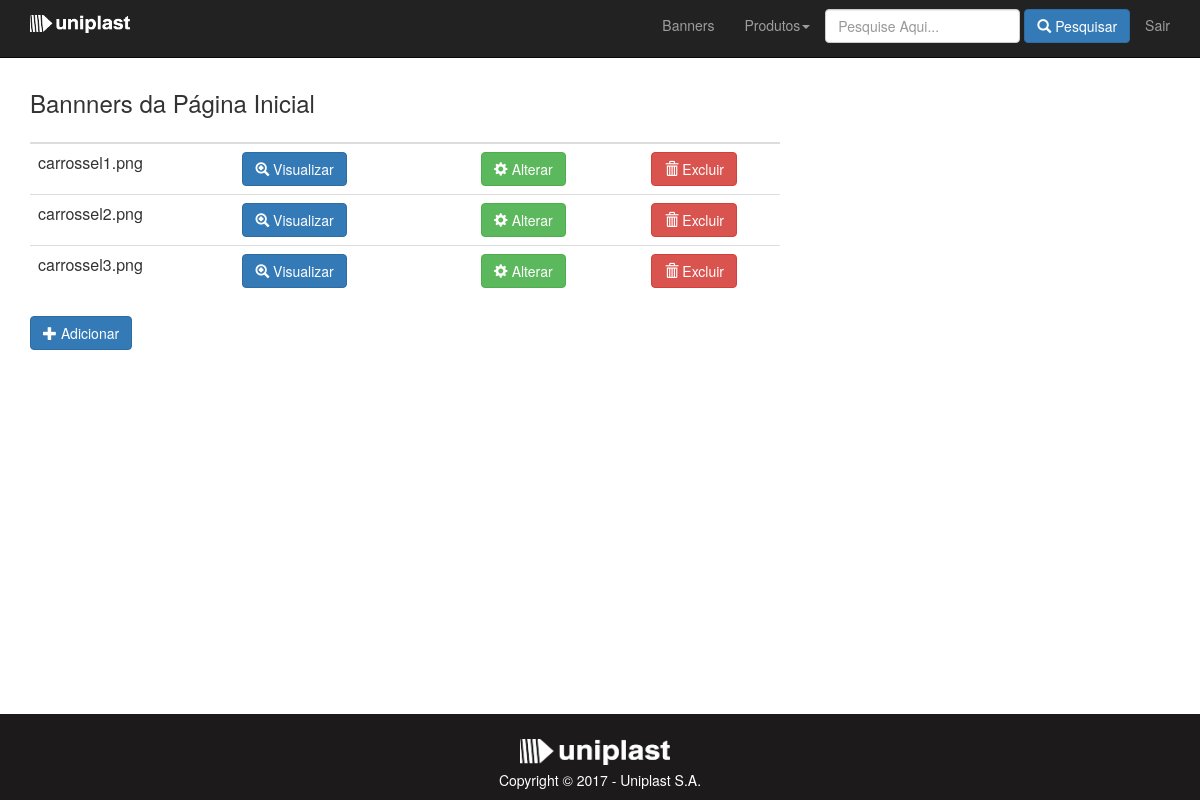
/admin/banner.php, run on the app's committed database.
### tables this page shows
CREATE TABLE IF NOT EXISTS `carousel` (
  `id` int(11) NOT NULL,
  `imagem` varchar(100) NOT NULL
);

### admin/banner.php (the view, shortened to what this page needs)
<html>
	<head>
			<?php include 'head.php'; ?>
	</head>
	<body>
    <?php include 'menu.php'; ?>
	<br/>
    <div class="container">
	<?php
		$sql = "SELECT * FROM carousel";
		$executa = mysql_query($sql);
	?>
	<div class="row">
            <div class="col-md-8">
                <h3>Bannners da Página Inicial</h3>
                <table class="table" align="center">
			<thead class="cabecalho">
				<tr>
					<th></th>
					<th></th>
					<th></th>
					<th></th>
				</tr>
			</thead>
	<?php
	   while($consulta = mysql_fetch_assoc($executa)){
			$cod=$consulta["id"];
			$img=$consulta["imagem"];
	?>
		<tr>
			<div class="container">
				<div class="row">
			<td><p><?php echo $img ?></p></td>
			<td><a data-toggle="modal" href="#myModal<?php echo $cod ?>_" class="btn btn-primary"><span class="glyphicon glyphicon-zoom-in"></span> Visualizar</a></td>
			<td align="center"><a href="editar_banner.php?id=<?php echo $cod?>" class="btn btn-success"><span class="glyphicon glyphicon-cog"></span> Alterar</a>
			<td align="center"> <a href="#" class="btn btn-danger" onclick = "apagar('<?php echo $cod ?>');"><span class="glyphicon glyphicon-trash"></span> Excluir</td>
		</tr>
	<?php
		}
	?>
	</table>
				<a href="cadastro_banner.php" class="btn btn-primary"><span class="glyphicon glyphicon-plus"></span> Adicionar</a>
            </div>
        </div>
    </div>
	<?php include 'footer_2.php' ?>
</body>
</html>

### admin/css/modern-business.css (style rules this page uses)
html, body { height: 100%; }
body { padding-top: 50px; }

### data on the page
carousel: imagem "carrossel1.png"
carousel: imagem "carrossel2.png"
carousel: imagem "carrossel3.png"
